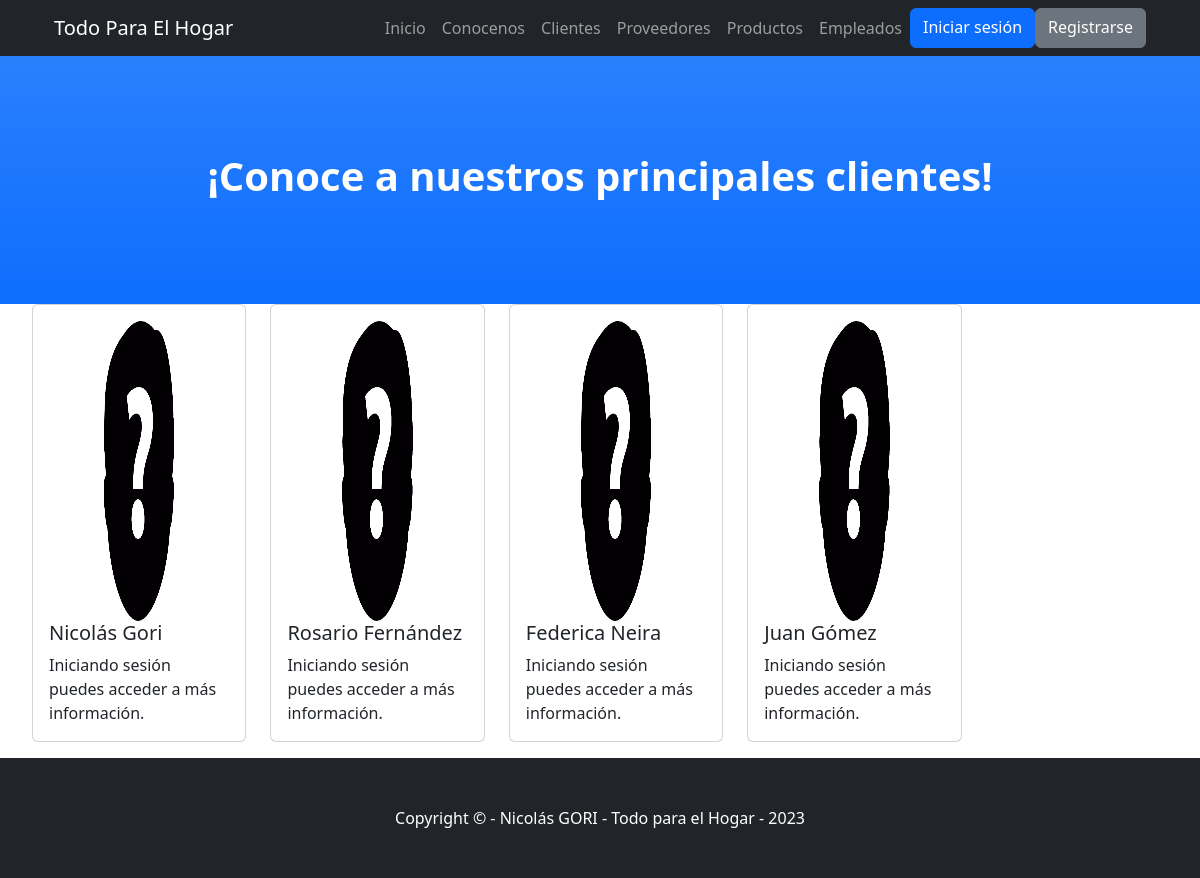
The app's page /SupermercadoApp/cliente/list with its own data.
### SupermercadoApp/models.py (models this page shows, shortened)
class Cliente(models.Model):
    nombre = models.CharField(max_length=20)
    apellido = models.CharField(max_length=20)
    edad = models.IntegerField()
    domicilio = models.CharField(max_length=40)
    imagen = models.ImageField(upload_to='clientes', null=True, blank = True)

### SupermercadoApp/views.py (the view)
# urls.py: path('cliente/list', ClienteList.as_view(), name="Clientes_List"),
class ClienteList(ListView):
    model = Cliente
    template_name = "SupermercadoApp/cliente-list.html"

### SupermercadoApp/context_processor.py (called while the page is built)
def custom_user(request):
    context = auth(request)
    user = context["user"]
    if user.is_authenticated:
        avatar = Avatar.objects.filter(user=request.user.id)
        if len(avatar) > 0:
            context["user_avatar"] = avatar[0]
        else: context["user_avatar"] = ""
    return context

### SupermercadoApp/templates/SupermercadoApp/cliente-list.html (shortened to what this page needs)
{% extends "SupermercadoApp/main.html" %}
{% load static %}
{% block titulo %}
    <h1 class="fw-bolder">¡Conoce a nuestros principales clientes!</h1>
{% endblock %}
{% block contenidosQueVarian %}
    <ul>
        <div class="row row-cols-1 row-cols-md-5 g-4">
            {% for cliente in object_list %}
                <div class="col">
                    <div class="card">
                        <div class="card-body">
                            {% if request.user.is_authenticated %}
                                {% if cliente.imagen %}
                                    <img src="{{ cliente.imagen.url }}" height="300em" alt="" class="card-img-top">
                                {% else %}
                                    <img src="../../media/clientes/cliente_default.png" height="300em" alt="" class="card-img-top">
                                {% endif %}
                            {% else %}
                                <img src="../../media/clientes/cliente_default.png" height="300em" alt="" class="card-img-top">
                            {% endif %}
                            <h5 class="card-title">{{ cliente.nombre }} {{ cliente.apellido }}</h5>
                            {% if request.user.is_authenticated %}
                                <p class="card-text">Haz click en "Ver más" para acceder a toda la información.</p>
                                <a href="{% url 'Cliente_Detail' cliente.id %}" class="btn btn-primary">Ver más</a>
                                    {% if request.user.is_staff %}
                                        <a href="{% url 'Cliente_Edit' cliente.id %}" class="btn btn-primary">Editar</a>
                                        <a href="{% url 'Cliente_Delete' cliente.id %}" class="btn btn-secondary">Borrar</a>
                                    {% endif %}
                                {% else %}
                                <p class="card-text">Iniciando sesión puedes acceder a más información.</p>
                            {% endif %}
                        </div>
                    </div>
                </div>
            {% endfor %}
        </div>
    </ul>
{% endblock %}

### records on screen
Cliente: nombre "Nicolás", apellido "Gori"
Cliente: nombre "Rosario", apellido "Fernández"
Cliente: nombre "Federica", apellido "Neira"
Cliente: nombre "Juan", apellido "Gómez"
